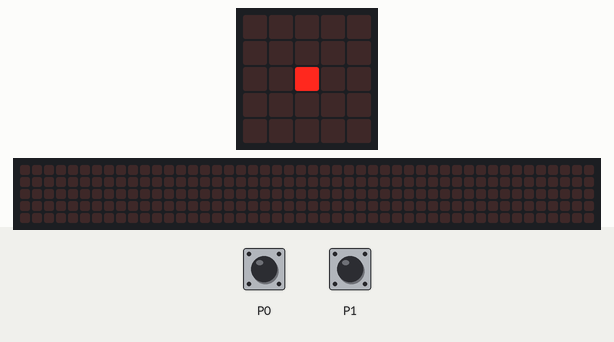
Simulated run of this program. Board: BBC micro:bit (MakeCode). On the bench: the board's 5×5 LED display, a strip that is not on the board, showing the scrolling text unrolled. The test bench sets the inputs (shaded band). The 48×5 strip is a reading aid, not a part: it shows the text the display is scrolling, unrolled, one strip-width of it at a time.

Above: at 1.6 s.
1.7 s: touch pin P1 pressed for 0.15 s
At 2.05 s:
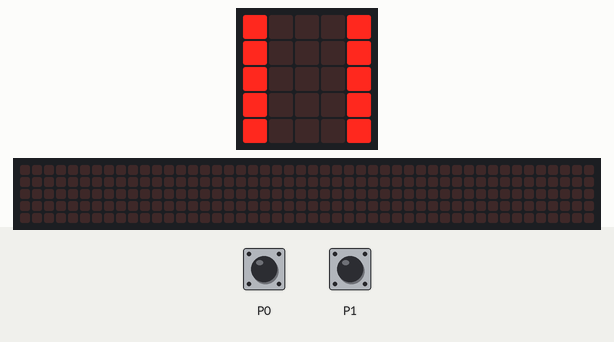
4.3 s: touch pin P0 pressed for 0.15 s
5.0 s: touch pin P1 pressed for 0.15 s
5.7 s: touch pin P0 pressed for 1 s
At 16.82 s:
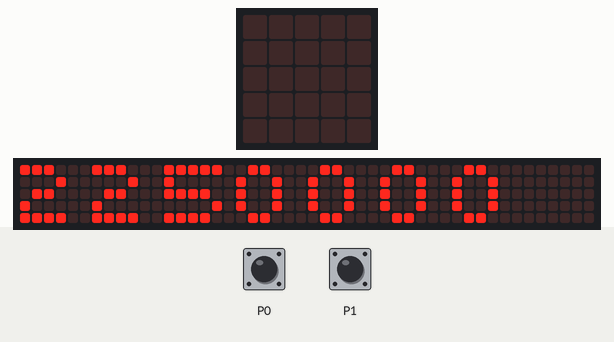
At 18.2 s:
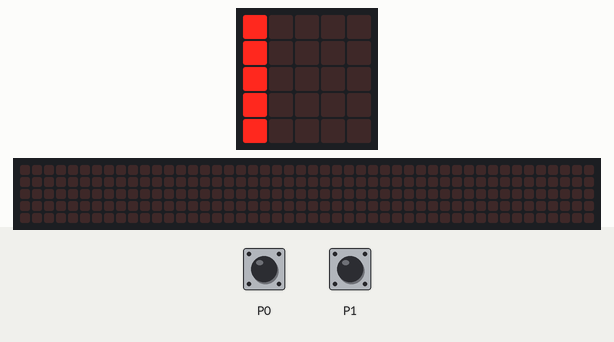

Measured:
- after the input at 1.7 s, the display: changes after 0.15 s (image 1)
- what the display in image 1 shows lasts 0.4 s, from 1.9 s to 2.3 s

The program:

main.ts
```typescript
input.onPinPressed(TouchPin.P0, function () {
    t0 = control.eventTimestamp()
    basic.showLeds(`
        # . . . .
        # . . . .
        # . . . .
        # . . . .
        # . . . .
        `)
})
input.onPinPressed(TouchPin.P1, function () {
    t1 = control.eventTimestamp()
    basic.showLeds(`
        # . . . #
        # . . . #
        # . . . #
        # . . . #
        # . . . #
        `)
    d = t1 - t0
    basic.showNumber(d)
})
let d = 0
let t1 = 0
let t0 = 0
basic.showLeds(`
    . . . . .
    . . . . .
    . . # . .
    . . . . .
    . . . . .
    `)
```

test.ts
```typescript
// ide kerülnek a tesztek; a rendszer ezt nem kompilálja, ha a csomagot bővítményként használják.
```
